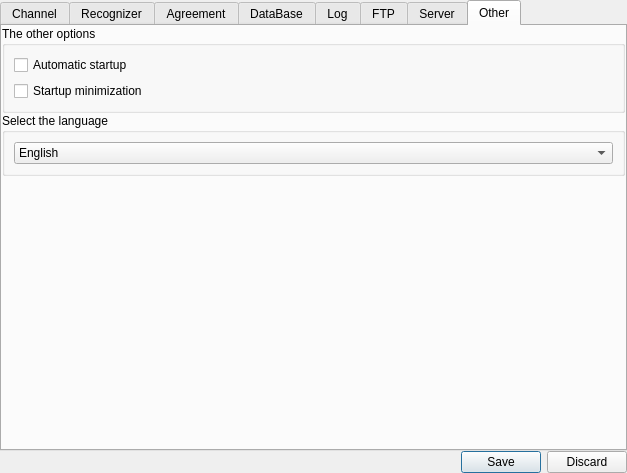
<?xml version="1.0" encoding="UTF-8"?>
<ui version="4.0">
 <class>SystemSettingWidget</class>
 <widget class="QWidget" name="SystemSettingWidget">
  <property name="geometry">
   <rect>
    <x>0</x>
    <y>0</y>
    <width>627</width>
    <height>473</height>
   </rect>
  </property>
  <property name="windowTitle">
   <string>Form</string>
  </property>
  <layout class="QGridLayout" name="gridLayout_8">
   <property name="leftMargin">
    <number>0</number>
   </property>
   <property name="topMargin">
    <number>0</number>
   </property>
   <property name="rightMargin">
    <number>0</number>
   </property>
   <property name="bottomMargin">
    <number>0</number>
   </property>
   <property name="spacing">
    <number>0</number>
   </property>
   <item row="1" column="0">
    <widget class="QDialogButtonBox" name="buttonBox">
     <property name="maximumSize">
      <size>
       <width>16777215</width>
       <height>30</height>
      </size>
     </property>
     <property name="standardButtons">
      <set>QDialogButtonBox::Discard|QDialogButtonBox::Save</set>
     </property>
    </widget>
   </item>
   <item row="0" column="0">
    <widget class="QTabWidget" name="tabWidget">
     <property name="currentIndex">
      <number>7</number>
     </property>
     <widget class="QWidget" name="tab_System_Setting_Channel">
      <attribute name="title">
       <string>Channel</string>
      </attribute>
      <layout class="QGridLayout" name="gridLayout_6">
       <property name="leftMargin">
        <number>0</number>
       </property>
       <property name="topMargin">
        <number>0</number>
       </property>
       <property name="rightMargin">
        <number>0</number>
       </property>
       <property name="bottomMargin">
        <number>0</number>
       </property>
       <property name="spacing">
        <number>0</number>
       </property>
       <item row="0" column="0">
        <widget class="QGroupBox" name="groupBox">
         <property name="title">
          <string>The Channel Number</string>
         </property>
         <layout class="QGridLayout" name="gridLayout_2">
          <item row="0" column="0">
           <widget class="QSpinBox" name="ChannelNumber">
            <property name="frame">
             <bool>true</bool>
            </property>
            <property name="alignment">
             <set>Qt::AlignCenter</set>
            </property>
            <property name="prefix">
             <string/>
            </property>
            <property name="minimum">
             <number>1</number>
            </property>
            <property name="maximum">
             <number>100</number>
            </property>
           </widget>
          </item>
         </layout>
        </widget>
       </item>
       <item row="1" column="0">
        <widget class="QGroupBox" name="SaveImage_1">
         <property name="title">
          <string>Save Image One</string>
         </property>
         <property name="checkable">
          <bool>true</bool>
         </property>
         <property name="checked">
          <bool>true</bool>
         </property>
         <layout class="QGridLayout" name="gridLayout_3">
          <item row="0" column="0">
           <widget class="QLineEdit" name="ImgPathlineEdit_1">
            <property name="placeholderText">
             <string>/home/cc/</string>
            </property>
           </widget>
          </item>
          <item row="0" column="1">
           <widget class="QPushButton" name="CheckPathPushButton_1">
            <property name="text">
             <string>Check Path</string>
            </property>
           </widget>
          </item>
          <item row="1" column="0">
           <widget class="QComboBox" name="ImageFormat_1">
            <property name="editable">
             <bool>false</bool>
            </property>
            <item>
             <property name="text">
              <string>CHANNEL/YYYY/MM/DD/</string>
             </property>
            </item>
            <item>
             <property name="text">
              <string>CHANNEL/YYYY/MM/</string>
             </property>
            </item>
            <item>
             <property name="text">
              <string>CHANNEL/YYYY/</string>
             </property>
            </item>
            <item>
             <property name="text">
              <string>CHANNEL/</string>
             </property>
            </item>
            <item>
             <property name="text">
              <string>YYYY/MM/DD/</string>
             </property>
            </item>
            <item>
             <property name="text">
              <string>YYYY/MM/</string>
             </property>
            </item>
            <item>
             <property name="text">
              <string>YYYY/</string>
             </property>
            </item>
            <item>
             <property name="text">
              <string>/</string>
             </property>
            </item>
           </widget>
          </item>
          <item row="1" column="1">
           <widget class="QLabel" name="label_2">
            <property name="text">
             <string>Path Format</string>
            </property>
           </widget>
          </item>
         </layout>
        </widget>
       </item>
       <item row="2" column="0">
        <widget class="QGroupBox" name="SaveImage_2">
         <property name="title">
          <string>Save Image Two</string>
         </property>
         <property name="checkable">
          <bool>true</bool>
         </property>
         <property name="checked">
          <bool>false</bool>
         </property>
         <layout class="QGridLayout" name="gridLayout_5">
          <item row="0" column="0">
           <widget class="QLineEdit" name="ImgPathlineEdit_2">
            <property name="placeholderText">
             <string>/home/cc/</string>
            </property>
           </widget>
          </item>
          <item row="0" column="1">
           <widget class="QPushButton" name="CheckPathPushButton_2">
            <property name="text">
             <string>Check Path</string>
            </property>
           </widget>
          </item>
          <item row="1" column="0">
           <widget class="QComboBox" name="ImageFormat_2">
            <property name="editable">
             <bool>false</bool>
            </property>
            <item>
             <property name="text">
              <string>CHANNEL/YYYY/MM/DD/</string>
             </property>
            </item>
            <item>
             <property name="text">
              <string>CHANNEL/YYYY/MM/</string>
             </property>
            </item>
            <item>
             <property name="text">
              <string>CHANNEL/YYYY/</string>
             </property>
            </item>
            <item>
             <property name="text">
              <string>CHANNEL/</string>
             </property>
            </item>
            <item>
             <property name="text">
              <string>YYYY/MM/DD/</string>
             </property>
            </item>
            <item>
             <property name="text">
              <string>YYYY/MM/</string>
             </property>
            </item>
            <item>
             <property name="text">
              <string>YYYY/</string>
             </property>
            </item>
            <item>
             <property name="text">
              <string>/</string>
             </property>
            </item>
           </widget>
          </item>
          <item row="1" column="1">
           <widget class="QLabel" name="label_3">
            <property name="text">
             <string>Path Format</string>
            </property>
           </widget>
          </item>
         </layout>
        </widget>
       </item>
       <item row="3" column="0">
        <spacer name="verticalSpacer_2">
         <property name="orientation">
          <enum>Qt::Vertical</enum>
         </property>
         <property name="sizeHint" stdset="0">
          <size>
           <width>20</width>
           <height>99</height>
          </size>
         </property>
        </spacer>
       </item>
      </layout>
     </widget>
     <widget class="QWidget" name="tab_System_Setting_Recognizer">
      <attribute name="title">
       <string>Recognizer</string>
      </attribute>
      <layout class="QGridLayout" name="gridLayout_18">
       <property name="leftMargin">
        <number>0</number>
       </property>
       <property name="topMargin">
        <number>0</number>
       </property>
       <property name="rightMargin">
        <number>0</number>
       </property>
       <property name="bottomMargin">
        <number>0</number>
       </property>
       <property name="spacing">
        <number>0</number>
       </property>
       <item row="0" column="0">
        <widget class="QGroupBox" name="groupBox_4">
         <property name="sizePolicy">
          <sizepolicy hsizetype="Expanding" vsizetype="Preferred">
           <horstretch>0</horstretch>
           <verstretch>0</verstretch>
          </sizepolicy>
         </property>
         <property name="title">
          <string>Check pattern</string>
         </property>
         <layout class="QGridLayout" name="gridLayout_4">
          <property name="leftMargin">
           <number>6</number>
          </property>
          <item row="0" column="0">
           <widget class="QRadioButton" name="ColorDisplay">
            <property name="text">
             <string>Color display</string>
            </property>
            <property name="checked">
             <bool>true</bool>
            </property>
           </widget>
          </item>
          <item row="0" column="1">
           <widget class="QRadioButton" name="AutomaticCorrection">
            <property name="text">
             <string>Automatic correction</string>
            </property>
           </widget>
          </item>
         </layout>
        </widget>
       </item>
       <item row="1" column="0">
        <widget class="QGroupBox" name="groupBox_3">
         <property name="title">
          <string>Identify screening</string>
         </property>
         <layout class="QGridLayout" name="gridLayout_7">
          <item row="0" column="0">
           <layout class="QHBoxLayout" name="horizontalLayout_8">
            <item>
             <widget class="QLineEdit" name="Contains_lineEdit">
              <property name="placeholderText">
               <string>WDFU</string>
              </property>
             </widget>
            </item>
            <item>
             <widget class="QPushButton" name="Contains_pushButton">
              <property name="text">
               <string>Contains</string>
              </property>
             </widget>
            </item>
           </layout>
          </item>
          <item row="1" column="0">
           <layout class="QHBoxLayout" name="horizontalLayout_9">
            <item>
             <widget class="QLineEdit" name="Eliminate_lineEdit">
              <property name="placeholderText">
               <string>CCAU</string>
              </property>
             </widget>
            </item>
            <item>
             <widget class="QPushButton" name="Eliminate_pushButton">
              <property name="text">
               <string>Eliminate</string>
              </property>
             </widget>
            </item>
           </layout>
          </item>
         </layout>
        </widget>
       </item>
       <item row="2" column="0">
        <spacer name="verticalSpacer_9">
         <property name="orientation">
          <enum>Qt::Vertical</enum>
         </property>
         <property name="sizeHint" stdset="0">
          <size>
           <width>20</width>
           <height>221</height>
          </size>
         </property>
        </spacer>
       </item>
      </layout>
     </widget>
     <widget class="QWidget" name="tab_System_Setting_Agreement">
      <attribute name="title">
       <string>Agreement</string>
      </attribute>
      <layout class="QGridLayout" name="gridLayout">
       <property name="leftMargin">
        <number>0</number>
       </property>
       <property name="topMargin">
        <number>0</number>
       </property>
       <property name="rightMargin">
        <number>0</number>
       </property>
       <property name="bottomMargin">
        <number>0</number>
       </property>
       <property name="spacing">
        <number>0</number>
       </property>
       <item row="3" column="0">
        <spacer name="verticalSpacer_5">
         <property name="orientation">
          <enum>Qt::Vertical</enum>
         </property>
         <property name="sizeHint" stdset="0">
          <size>
           <width>20</width>
           <height>146</height>
          </size>
         </property>
        </spacer>
       </item>
       <item row="1" column="0">
        <widget class="QGroupBox" name="groupBox_9">
         <property name="title">
          <string>Camera version</string>
         </property>
         <layout class="QGridLayout" name="gridLayout_14">
          <item row="0" column="0">
           <widget class="QComboBox" name="CameraV">
            <item>
             <property name="text">
              <string>HCSDK</string>
             </property>
            </item>
            <item>
             <property name="text">
              <string>TCP</string>
             </property>
            </item>
           </widget>
          </item>
         </layout>
        </widget>
       </item>
       <item row="0" column="0">
        <widget class="QGroupBox" name="groupBox_8">
         <property name="title">
          <string>Protocol version</string>
         </property>
         <layout class="QGridLayout" name="gridLayout_16">
          <item row="0" column="0">
           <widget class="QComboBox" name="ProtocolV">
            <item>
             <property name="text">
              <string>[Number]</string>
             </property>
            </item>
            <item>
             <property name="text">
              <string>[Number|ISO]</string>
             </property>
            </item>
            <item>
             <property name="text">
              <string>[Number|ISO|Plate]</string>
             </property>
            </item>
           </widget>
          </item>
         </layout>
        </widget>
       </item>
       <item row="2" column="0">
        <widget class="QGroupBox" name="groupBox_12">
         <property name="title">
          <string>HCSDK Path</string>
         </property>
         <layout class="QGridLayout" name="gridLayout_22">
          <item row="0" column="0">
           <widget class="QLineEdit" name="HcSDK_Path_lineEdit">
            <property name="placeholderText">
             <string>/home/cc/HCSDK</string>
            </property>
           </widget>
          </item>
         </layout>
        </widget>
       </item>
      </layout>
     </widget>
     <widget class="QWidget" name="tab_System_Setting_DataBase">
      <attribute name="title">
       <string>DataBase</string>
      </attribute>
      <layout class="QGridLayout" name="gridLayout_15">
       <property name="leftMargin">
        <number>0</number>
       </property>
       <property name="topMargin">
        <number>0</number>
       </property>
       <property name="rightMargin">
        <number>0</number>
       </property>
       <property name="bottomMargin">
        <number>0</number>
       </property>
       <property name="spacing">
        <number>0</number>
       </property>
       <item row="0" column="0">
        <widget class="QGroupBox" name="groupBox_2">
         <property name="title">
          <string>Database Type</string>
         </property>
         <property name="checkable">
          <bool>false</bool>
         </property>
         <layout class="QGridLayout" name="gridLayout_9">
          <item row="1" column="0">
           <layout class="QVBoxLayout" name="verticalLayout_3">
            <item>
             <widget class="QLineEdit" name="DataBaseUser">
              <property name="placeholderText">
               <string>admin</string>
              </property>
             </widget>
            </item>
            <item>
             <widget class="QLineEdit" name="DataBasePassword">
              <property name="placeholderText">
               <string>abc123456</string>
              </property>
             </widget>
            </item>
            <item>
             <widget class="QLineEdit" name="DataBaseAddress">
              <property name="placeholderText">
               <string>192.168.1.100</string>
              </property>
             </widget>
            </item>
            <item>
             <widget class="QLineEdit" name="DataBasePort">
              <property name="placeholderText">
               <string>3000</string>
              </property>
             </widget>
            </item>
           </layout>
          </item>
          <item row="1" column="1">
           <layout class="QVBoxLayout" name="verticalLayout_4">
            <item>
             <widget class="QLabel" name="label_6">
              <property name="text">
               <string>User</string>
              </property>
             </widget>
            </item>
            <item>
             <widget class="QLabel" name="label_7">
              <property name="text">
               <string>Password</string>
              </property>
             </widget>
            </item>
            <item>
             <widget class="QLabel" name="label_8">
              <property name="text">
               <string>Address</string>
              </property>
             </widget>
            </item>
            <item>
             <widget class="QLabel" name="label_9">
              <property name="text">
               <string>Port</string>
              </property>
             </widget>
            </item>
           </layout>
          </item>
          <item row="0" column="0" colspan="2">
           <widget class="QComboBox" name="DataBaseTypeV">
            <item>
             <property name="text">
              <string>SQLITE</string>
             </property>
            </item>
            <item>
             <property name="text">
              <string>SQL</string>
             </property>
            </item>
            <item>
             <property name="text">
              <string>MYSQL</string>
             </property>
            </item>
            <item>
             <property name="text">
              <string>ODBC</string>
             </property>
            </item>
            <item>
             <property name="text">
              <string>PostgreSQL</string>
             </property>
            </item>
            <item>
             <property name="text">
              <string>Access</string>
             </property>
            </item>
           </widget>
          </item>
         </layout>
        </widget>
       </item>
       <item row="1" column="0">
        <widget class="QGroupBox" name="TextFormat">
         <property name="title">
          <string>Text Format</string>
         </property>
         <property name="checkable">
          <bool>true</bool>
         </property>
         <property name="checked">
          <bool>false</bool>
         </property>
         <layout class="QGridLayout" name="gridLayout_17">
          <item row="0" column="0">
           <widget class="QComboBox" name="TextForamtV">
            <item>
             <property name="text">
              <string>CSV</string>
             </property>
            </item>
            <item>
             <property name="text">
              <string>XML</string>
             </property>
            </item>
            <item>
             <property name="text">
              <string>JSON</string>
             </property>
            </item>
            <item>
             <property name="text">
              <string>TXT</string>
             </property>
            </item>
           </widget>
          </item>
         </layout>
        </widget>
       </item>
       <item row="2" column="0">
        <spacer name="verticalSpacer_7">
         <property name="orientation">
          <enum>Qt::Vertical</enum>
         </property>
         <property name="sizeHint" stdset="0">
          <size>
           <width>17</width>
           <height>78</height>
          </size>
         </property>
        </spacer>
       </item>
      </layout>
     </widget>
     <widget class="QWidget" name="tab_System_Setting_Log">
      <attribute name="title">
       <string>Log</string>
      </attribute>
      <layout class="QGridLayout" name="gridLayout_21">
       <property name="leftMargin">
        <number>0</number>
       </property>
       <property name="topMargin">
        <number>0</number>
       </property>
       <property name="rightMargin">
        <number>0</number>
       </property>
       <property name="bottomMargin">
        <number>0</number>
       </property>
       <property name="spacing">
        <number>0</number>
       </property>
       <item row="0" column="0">
        <widget class="QGroupBox" name="SaveLog">
         <property name="title">
          <string>Save Log</string>
         </property>
         <property name="checkable">
          <bool>true</bool>
         </property>
         <property name="checked">
          <bool>false</bool>
         </property>
         <layout class="QGridLayout" name="gridLayout_19">
          <item row="0" column="0">
           <widget class="QComboBox" name="SaveLogV">
            <item>
             <property name="text">
              <string>TXT</string>
             </property>
            </item>
            <item>
             <property name="text">
              <string>DataBase</string>
             </property>
            </item>
           </widget>
          </item>
         </layout>
        </widget>
       </item>
       <item row="1" column="0">
        <widget class="QGroupBox" name="groupBox_11">
         <property name="title">
          <string>The level of logging</string>
         </property>
         <layout class="QGridLayout" name="gridLayout_20">
          <item row="0" column="0">
           <widget class="QCheckBox" name="InfoLog">
            <property name="text">
             <string>The info log</string>
            </property>
            <property name="checked">
             <bool>true</bool>
            </property>
           </widget>
          </item>
          <item row="1" column="0">
           <widget class="QCheckBox" name="ErrorLog">
            <property name="text">
             <string>The error log</string>
            </property>
            <property name="checked">
             <bool>true</bool>
            </property>
           </widget>
          </item>
          <item row="2" column="0">
           <widget class="QCheckBox" name="WarningLog">
            <property name="text">
             <string>the warning log</string>
            </property>
            <property name="checked">
             <bool>true</bool>
            </property>
           </widget>
          </item>
         </layout>
        </widget>
       </item>
       <item row="2" column="0">
        <spacer name="verticalSpacer_8">
         <property name="orientation">
          <enum>Qt::Vertical</enum>
         </property>
         <property name="sizeHint" stdset="0">
          <size>
           <width>20</width>
           <height>182</height>
          </size>
         </property>
        </spacer>
       </item>
      </layout>
     </widget>
     <widget class="QWidget" name="tab_System_Setting_FTP">
      <attribute name="title">
       <string>FTP</string>
      </attribute>
      <layout class="QGridLayout" name="gridLayout_24">
       <property name="leftMargin">
        <number>0</number>
       </property>
       <property name="topMargin">
        <number>0</number>
       </property>
       <property name="rightMargin">
        <number>0</number>
       </property>
       <property name="bottomMargin">
        <number>0</number>
       </property>
       <property name="spacing">
        <number>0</number>
       </property>
       <item row="0" column="0">
        <widget class="QGroupBox" name="FTP">
         <property name="title">
          <string>FTP</string>
         </property>
         <property name="checkable">
          <bool>true</bool>
         </property>
         <property name="checked">
          <bool>false</bool>
         </property>
         <layout class="QGridLayout" name="gridLayout_10">
          <item row="0" column="0">
           <layout class="QVBoxLayout" name="verticalLayout">
            <item>
             <widget class="QLineEdit" name="FtpAddress">
              <property name="placeholderText">
               <string>192.168.1.100</string>
              </property>
             </widget>
            </item>
            <item>
             <widget class="QLineEdit" name="FtpPort">
              <property name="placeholderText">
               <string>21</string>
              </property>
             </widget>
            </item>
            <item>
             <widget class="QLineEdit" name="FtpUser">
              <property name="placeholderText">
               <string>admin</string>
              </property>
             </widget>
            </item>
            <item>
             <widget class="QLineEdit" name="FtpPassword">
              <property name="placeholderText">
               <string>abc123456</string>
              </property>
             </widget>
            </item>
            <item>
             <widget class="QLineEdit" name="FtpLocalImgPath">
              <property name="placeholderText">
               <string>/home/cc/</string>
              </property>
             </widget>
            </item>
            <item>
             <widget class="QLineEdit" name="FtpRemoteImgPath">
              <property name="placeholderText">
               <string>/home/cc/</string>
              </property>
             </widget>
            </item>
           </layout>
          </item>
          <item row="0" column="1">
           <layout class="QVBoxLayout" name="verticalLayout_2">
            <item>
             <widget class="QLabel" name="label_20">
              <property name="text">
               <string>Address</string>
              </property>
             </widget>
            </item>
            <item>
             <widget class="QLabel" name="label_25">
              <property name="text">
               <string>Port</string>
              </property>
             </widget>
            </item>
            <item>
             <widget class="QLabel" name="label_26">
              <property name="text">
               <string>User</string>
              </property>
             </widget>
            </item>
            <item>
             <widget class="QLabel" name="label">
              <property name="text">
               <string>Pasword</string>
              </property>
             </widget>
            </item>
            <item>
             <widget class="QLabel" name="label_4">
              <property name="text">
               <string>Local image path</string>
              </property>
             </widget>
            </item>
            <item>
             <widget class="QLabel" name="label_5">
              <property name="text">
               <string>Remote image path</string>
              </property>
             </widget>
            </item>
           </layout>
          </item>
         </layout>
        </widget>
       </item>
       <item row="1" column="0">
        <spacer name="verticalSpacer_3">
         <property name="orientation">
          <enum>Qt::Vertical</enum>
         </property>
         <property name="sizeHint" stdset="0">
          <size>
           <width>20</width>
           <height>116</height>
          </size>
         </property>
        </spacer>
       </item>
      </layout>
     </widget>
     <widget class="QWidget" name="tab_System_Setting_Server">
      <attribute name="title">
       <string>Server</string>
      </attribute>
      <layout class="QGridLayout" name="gridLayout_26">
       <property name="leftMargin">
        <number>0</number>
       </property>
       <property name="topMargin">
        <number>0</number>
       </property>
       <property name="rightMargin">
        <number>0</number>
       </property>
       <property name="bottomMargin">
        <number>0</number>
       </property>
       <property name="spacing">
        <number>0</number>
       </property>
       <item row="0" column="0">
        <widget class="QGroupBox" name="ClientModel">
         <property name="title">
          <string>Client Model</string>
         </property>
         <property name="checkable">
          <bool>true</bool>
         </property>
         <layout class="QGridLayout" name="gridLayout_23">
          <item row="0" column="0" colspan="2">
           <widget class="QTextEdit" name="ClientIP">
            <property name="placeholderText">
             <string>Each channel corresponds to an address and port 192.168.1.100:1000,192.168.1.101:1000,</string>
            </property>
           </widget>
          </item>
         </layout>
        </widget>
       </item>
       <item row="1" column="0">
        <widget class="QGroupBox" name="ServerModel">
         <property name="title">
          <string>Server Model</string>
         </property>
         <property name="checkable">
          <bool>true</bool>
         </property>
         <property name="checked">
          <bool>false</bool>
         </property>
         <layout class="QGridLayout" name="gridLayout_25">
          <property name="leftMargin">
           <number>6</number>
          </property>
          <property name="topMargin">
           <number>6</number>
          </property>
          <property name="rightMargin">
           <number>6</number>
          </property>
          <property name="bottomMargin">
           <number>6</number>
          </property>
          <property name="spacing">
           <number>6</number>
          </property>
          <item row="0" column="0" colspan="2">
           <widget class="QTextEdit" name="ServerIP">
            <property name="placeholderText">
             <string>Each channel corresponds to an address and port 192.168.1.100:1000,192.168.1.101:1000,</string>
            </property>
           </widget>
          </item>
         </layout>
        </widget>
       </item>
      </layout>
     </widget>
     <widget class="QWidget" name="tab_System_Setting_Other">
      <attribute name="title">
       <string>Other</string>
      </attribute>
      <layout class="QGridLayout" name="gridLayout_11">
       <property name="leftMargin">
        <number>0</number>
       </property>
       <property name="topMargin">
        <number>0</number>
       </property>
       <property name="rightMargin">
        <number>0</number>
       </property>
       <property name="bottomMargin">
        <number>0</number>
       </property>
       <property name="spacing">
        <number>0</number>
       </property>
       <item row="0" column="0">
        <widget class="QGroupBox" name="groupBox_6">
         <property name="title">
          <string>The other options</string>
         </property>
         <layout class="QGridLayout" name="gridLayout_13">
          <item row="1" column="0">
           <widget class="QCheckBox" name="Minimization">
            <property name="text">
             <string>Startup minimization</string>
            </property>
           </widget>
          </item>
          <item row="0" column="0">
           <widget class="QCheckBox" name="Automatic">
            <property name="text">
             <string>Automatic startup</string>
            </property>
           </widget>
          </item>
         </layout>
        </widget>
       </item>
       <item row="1" column="0">
        <widget class="QGroupBox" name="groupBox_7">
         <property name="title">
          <string>Select the language</string>
         </property>
         <layout class="QGridLayout" name="gridLayout_12">
          <item row="0" column="0">
           <widget class="QComboBox" name="Language">
            <item>
             <property name="text">
              <string>English</string>
             </property>
            </item>
            <item>
             <property name="text">
              <string>Chinese</string>
             </property>
            </item>
           </widget>
          </item>
         </layout>
        </widget>
       </item>
       <item row="2" column="0">
        <spacer name="verticalSpacer_4">
         <property name="orientation">
          <enum>Qt::Vertical</enum>
         </property>
         <property name="sizeHint" stdset="0">
          <size>
           <width>20</width>
           <height>168</height>
          </size>
         </property>
        </spacer>
       </item>
      </layout>
     </widget>
    </widget>
   </item>
  </layout>
 </widget>
 <resources/>
 <connections/>
</ui>
